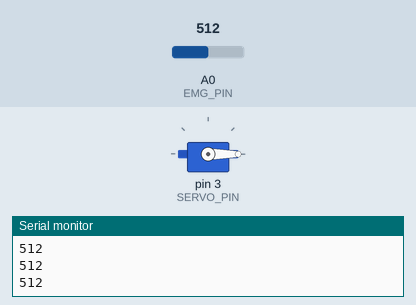
The sketch below on a simulated Arduino Uno, built with avr-gcc and run on an emulated ATmega328P. On the bench: servo, the last lines printed to the serial monitor. Inputs (shaded band) come from the test bench; at power-on: A0 (EMG_PIN) = 512.

Above: at 1.2 s.
1.3 s: A0 (EMG_PIN) set to 314
2.8 s: A0 (EMG_PIN) set to 285
At 4.0 s:
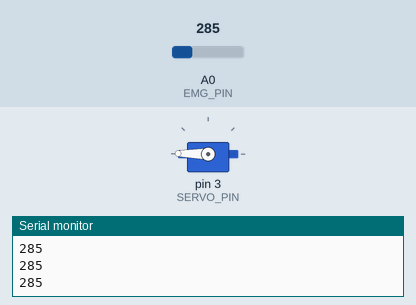
4.3 s: A0 (EMG_PIN) set to 306
At 5.4 s:
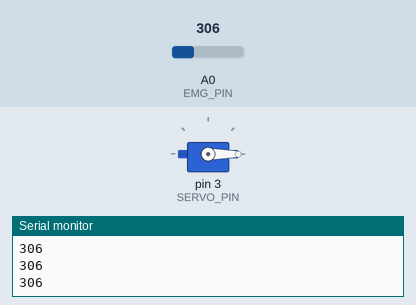
5.8 s: A0 (EMG_PIN) set to 290
At 6.7 s:
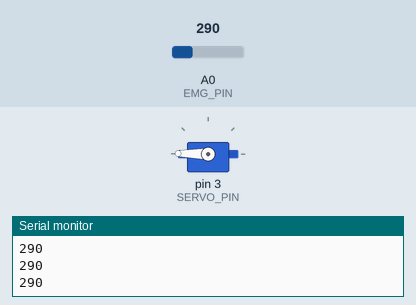
Timing chart, 0 to 8.3 s (numbered marks = the images above; inputs shaded):
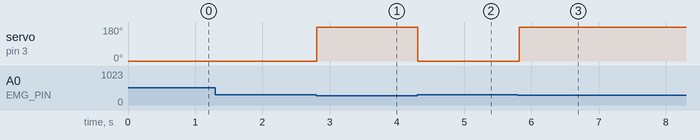

The sketch:

EMG_servo.ino
```cpp
// Importa la libreria per il servomotore
#include <Servo.h>

// Definisci threshold (varia da persona a persona)
#define THRESHOLD 300

// Definisci pin su cui collegare il modulo EMG (Analog 0)
#define EMG_PIN 0

// Definisci il pin su cui collegare il servomotore (Digital 3)
#define SERVO_PIN 3

// Definisci il servomotore
Servo SERVO_1;

// Definisci variabile booleana per controllare il servomotore
bool opened = true;

// Definisci variabile per lettura segnale EMG
int value;

/*-------------------------------- void setup ------------------------------------------------*/

void setup(){

  // Inizializza la connessione seriale a 9600 BAUD
  Serial.begin(9600);

  // Associa il servomotore al pin definito sopra
  SERVO_1.attach(SERVO_PIN);
}

/*--------------------------------  void loop  ------------------------------------------------*/

void loop(){

  // Leggi il valore dal sensore EMG
  value = analogRead(EMG_PIN);

  // Se il valore letto e' minore della soglia e la mano e' chiusa, setta il motore a 180 gradi
  if(value < THRESHOLD && opened == false){
    SERVO_1.write(179);
    opened = true;
  }

  // Se il valore letto e' maggiore della soglia e la mano e' aperta, setta il motore a 0 gradi
  else if (value >= THRESHOLD && opened == true) {
    SERVO_1.write(0);
    opened = false;
  }

  // Manda il valore letto sulla seriale (utile per scegliere la soglia giusta per ciascun soggetto e/o configurazione)
  Serial.println(value);
  delay(100);
}
```

Measured:
- the behaviour switches between 300 and 299 on A0 (EMG_PIN) (found by bisection; images 0 and 1)
- after the input at 2.8 s, servo on pin 3 (SERVO_PIN): 0° → 179° at once
- after the input at 4.3 s, servo on pin 3 (SERVO_PIN): 179° → 0° at once
- after the input at 5.8 s, servo on pin 3 (SERVO_PIN): 0° → 179° at once
